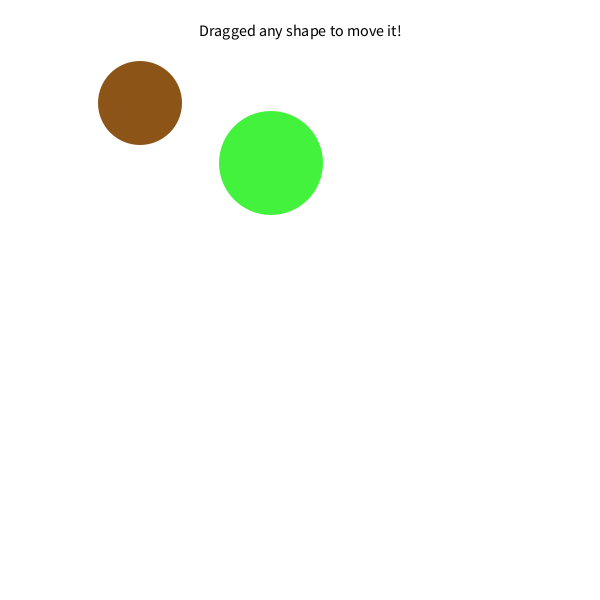
Frame 1 (no input)
Frame 60 (the mouse pressed at the canvas centre just before this capture): identical to frame 1, image omitted
Frame 120 (the mouse held since frame 60 and released just before this capture): identical to frame 1, image omitted

The Processing sketch that drew this single still picture (run headless with seeded random() and noise(); from frame 60 on, the mouse is pressed at the canvas centre):

// Processing sketch: exercise2
// ── exercise2.pde
MyShape [] objs;
int numObjs = 2; //can be any number of objects
int pickedItem = -1;

void setup() {
  size(600, 600);  
  textAlign(CENTER, CENTER);
  textSize(16);
  objs = new MyShape[numObjs];  
  for (int i = 0; i < numObjs; i++) {
    int radius = (int)(random(20, 70));
    color c = 255;
    objs[i] = new MyShape(radius,c);
  }
}

void draw() { 
  background(255);
  for (int i = 0; i < numObjs; i++) {
    objs[i].drawShape();
  }
  fill(0);
  text("Dragged any shape to move it!", width/2, 30);
}  

// return the index number of the picked item from the array
// return -1 otherwise
int getPickedObj(int x, int y) {
  for (int i = 0; i < numObjs; i++) {
    if (objs[i].isOnShape(x, y)) {
      return i;
    }
  }
  return -1;
}

void mousePressed() {
  pickedItem = getPickedObj(mouseX, mouseY);
}
  
void mouseDragged() {
  if (pickedItem >= 0) {
    objs[pickedItem].move(mouseX, mouseY);
    objs[pickedItem].drawShape();
  }
}

// ── Shapes.pde
// a shape is simply as a circle
class MyShape {
  int posX, posY, radius;
  color r,g,b;
  
  MyShape(int radius, int c) {
    this.radius = radius;
    this.r = (int)random(c);
    this.g = (int)random(c);
    this.b = (int)random(c);
    posX = (int)random(100, 300);
    posY = (int)random(100, 300);
  }
  
  // return true if the position x, y is on the shape
  boolean isOnShape(int x, int y) {
    float d = (posX - x)*(posX - x) + (posY - y)*(posY - y);
    d = sqrt(d);
    if (d < radius)  return true;
    else             return false; 
  }
  
  void move (int newPosX, int newPosY) {
    this.posX = newPosX;
    this.posY = newPosY;
  }
  
  void drawShape() {
    noStroke();
    fill(r,g,b);
    ellipse(posX, posY, 2*radius, 2*radius);
  }
}
